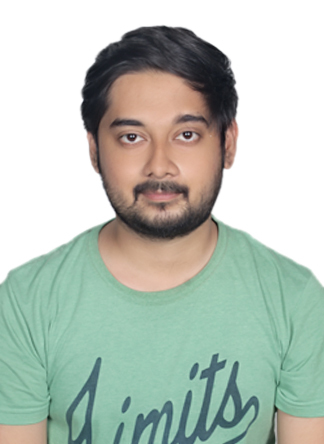
#> input picture Images/3098.jpg, 324 x 444 px
$ python tutorial6_contours.py
#> lines starting #> are read from the running program, lines starting #| are printed output that depends on the picture; after the words box and inside, x2 and y2 are one past the last pixel; in counts of white or black regions, pixels touching at a corner belong together
import cv2 as cv
import numpy as np

img = cv.imread('Images/3098.jpg')
#> img is the input picture: shape (444, 324, 3); mean B, G, R 184, 194.3, 183.1
#cv.imshow('3098',img)

blank = np.zeros(img.shape, dtype = 'uint8')
#cv.imshow('BLank', blank)

gray = cv.cvtColor(img, cv.COLOR_BGR2GRAY)
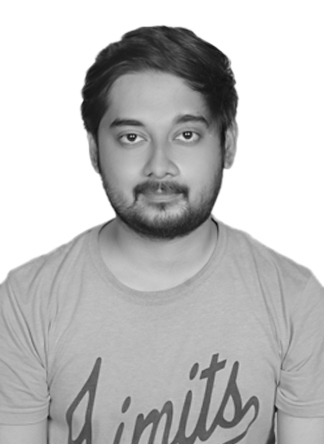
#> gray: shape (444, 324); min 16, max 255, mean 189.7
# [7 lines of commented-out code are left out]

ret, thresh = cv.threshold(gray, 125, 255,  cv.THRESH_BINARY)
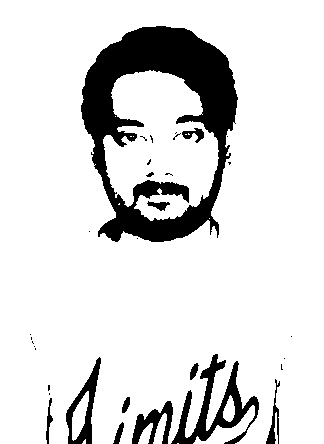
#> thresh: shape (444, 324); 86.3% white; 32 black regions (20 under 20 px)
cv.imshow('Threshold', thresh)

contours, hierarchies = cv.findContours(thresh, cv.RETR_LIST, cv.CHAIN_APPROX_SIMPLE)
#> contours = 52 contours, 38 with area under 20; largest, box (x1, y1, x2, y2) and area: (0, 0, 324, 444) 136031, (80, 25, 239, 243) 26582, (103, 70, 219, 221) 11360, (193, 405, 255, 444) 640, (72, 391, 89, 441) 409
print(f' {len(contours)} contours(s) found! ')
#|  52 contours(s) found!

cv.drawContours(blank, contours, -1, (0,255,0), 2)
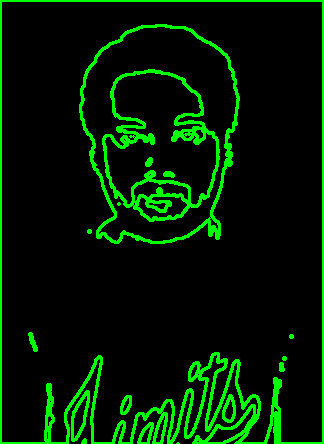
#> blank: shape (444, 324, 3); mean of channels 0, 1, 2 0, 26.4, 0; drawn as B, G, R
cv.imshow('COntours drawn', blank )

cv.waitKey(0)
